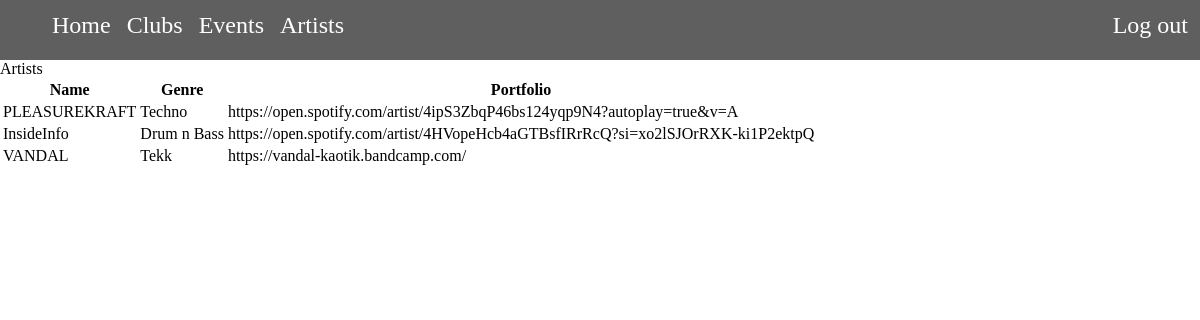
The app's page /artist.php (signed in) with its own data.
### tables this page shows
CREATE TABLE `artist` (
  `artistID` int(6) NOT NULL,
  `name` varchar(255) DEFAULT NULL,
  `genre` varchar(255) DEFAULT NULL,
  `located` varchar(255) DEFAULT NULL,
  `portfolio` varchar(255) DEFAULT NULL
);

### components/showartist.php (the view)
<?php
$sql = "SELECT name, genre, portfolio FROM artist";
$result = $connect->query($sql);
if ($result->num_rows > 0) {
  echo "
	<p class='connecthead'>Artists</p>
	  <table class='allclubs'>
	  <thead>
	    <tr>
	      <th>Name</th>
	      <th>Genre</th>
   	      <th>Portfolio</th>
	    </tr>
	  </thead>";
while($row = $result->fetch_assoc()) {
	echo
		'<tr>
			<td class="tablename">' .$row["name"]. '</td>
			<td class="tablegenre">' .$row["genre"]. '</td>
			<td class="tabledate">' .$row["portfolio"]. '</td>
						</td>
	    </tr>';
  }
echo '</table>';
}
?>

### css/stylesheet.css (style rules this page uses)
* { margin: 0; }

### records on screen
artist: name "PLEASUREKRAFT", genre "Techno", portfolio "https://open.spotify.com/artist/4ipS3ZbqP46bs124yqp9N4?autoplay=true&v=A"
artist: name "InsideInfo", genre "Drum n Bass", portfolio "https://open.spotify.com/artist/4HVopeHcb4aGTBsfIRrRcQ?si=xo2lSJOrRXK-ki1P2ektpQ"
artist: name "VANDAL", genre "Tekk", portfolio "https://vandal-kaotik.bandcamp.com/"
